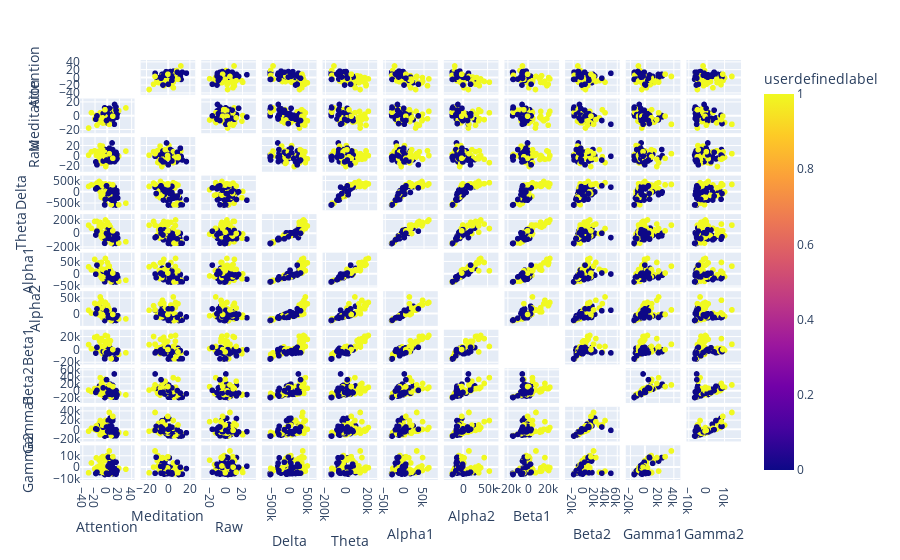

Here is the notebook cell this chart was saved with:
### Code cell
import plotly.express as px

fig = px.scatter_matrix(
    df3,
    dimensions=features,
    color=df3['userdefinedlabel']
)
fig.update_traces(diagonal_visible=False)
fig.show(figsize = (20,10))
